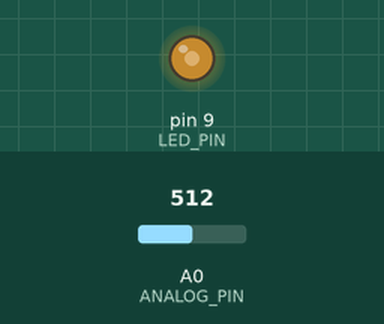
Simulated run of this sketch. Board: Arduino Uno, built with avr-gcc and run on an emulated ATmega328P. Parts: output pins drawn as LEDs (lit = HIGH). Inputs (shaded band) come from the test bench; at power-on: A0 (ANALOG_PIN) = 512.

Above: at 1.2 s.
1.3 s: A0 (ANALOG_PIN) set to 716
At 2.1 s:
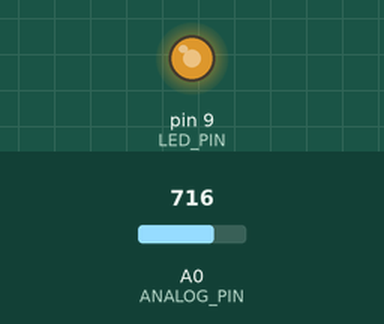
2.8 s: A0 (ANALOG_PIN) set to 900
At 3.3 s:
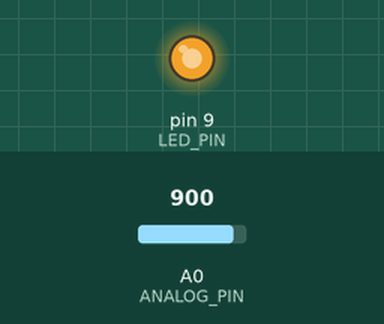
4.3 s: A0 (ANALOG_PIN) set to 122
At 5.5 s:
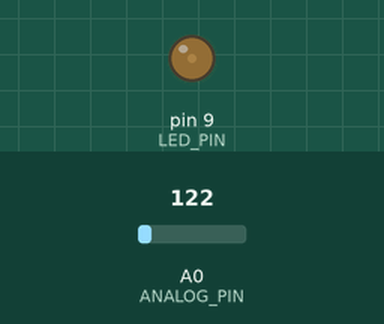
5.8 s: A0 (ANALOG_PIN) set to 0
At 6.8 s:
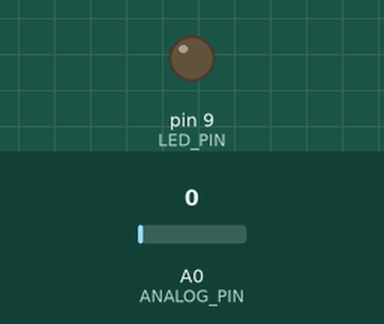
Timing chart, 0 to 8.3 s (numbered marks = the images above; inputs shaded):
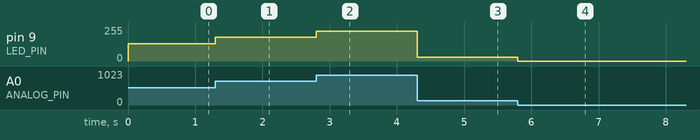

The sketch:

analog_intro.ino
```cpp
const int ANALOG_PIN = 0;
const int LED_PIN = 9;

void setup()
{
  pinMode(LED_PIN, OUTPUT);
}

void loop()
{
  int potVal = analogRead(ANALOG_PIN); // returns 0 - 1023 (due to 10 bit ADC)
  analogWrite(LED_PIN, potVal / 4);
}
```

Measured:
- after the input at 1.3 s, pin 9 (LED_PIN): 128/255 → 179/255 at once
- after the input at 2.8 s, pin 9 (LED_PIN): 179/255 → 225/255 at once
- after the input at 4.3 s, pin 9 (LED_PIN): 225/255 → 30/255 at once
- after the input at 5.8 s, pin 9 (LED_PIN): 30/255 → 0/255 at once
